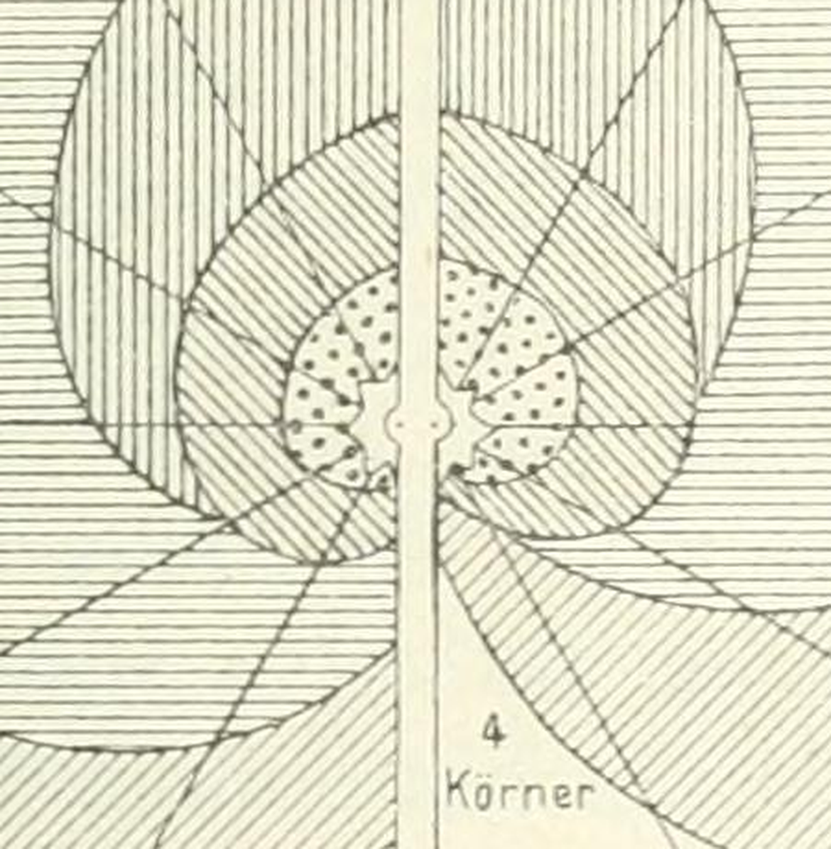
#> input picture noon/agent2-thunen/referee/crop34_centre.png, 831 x 849 px, shrunk from 1170 x 1196 before the run
$ python rays.py crop34_centre.png
#> lines starting #> are read from the running program, lines starting #| are printed output that depends on the picture
# For each fitted circle, find the drawn line along rays, then express as distance from the town centre.
import sys
import numpy as np
from PIL import Image
p = sys.argv[1]
a = np.asarray(Image.open(p).convert('L')).astype(float)
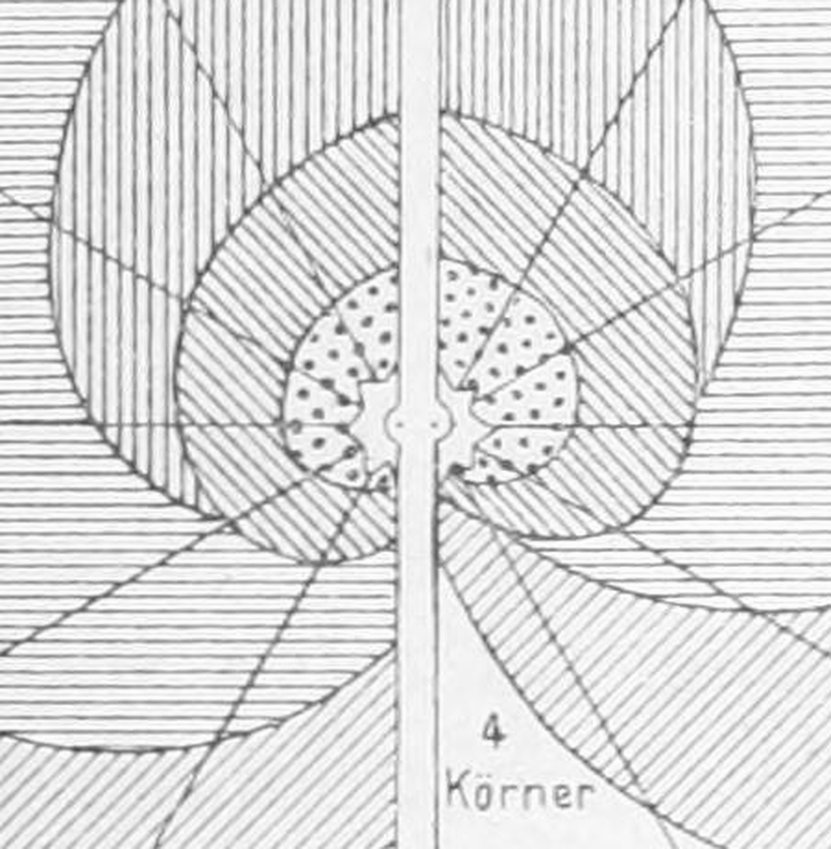
#> a: shape (849, 831) float64; min 68, max 255, mean 220.5
H, W = a.shape
#> H = 849; W = 831
ink = (255 - a) / 255.0
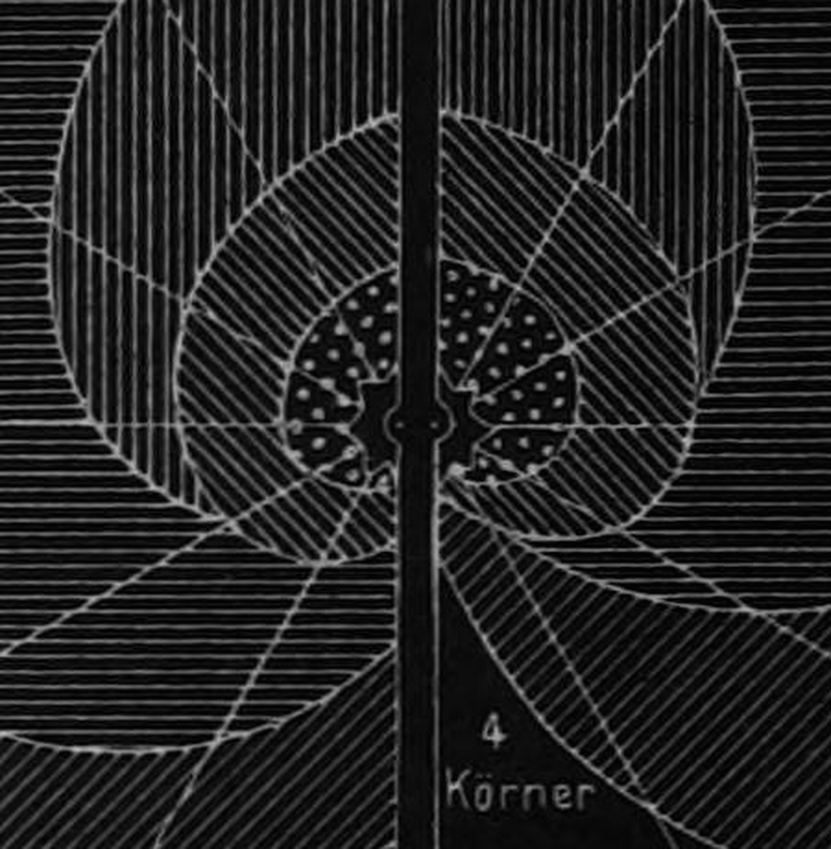
#> ink: shape (849, 831) float64; min 0, max 0.733, mean 0.135

def bil(x, y):
    x0 = np.floor(x).astype(int); y0 = np.floor(y).astype(int)
    fx = x - x0; fy = y - y0
    x0 = np.clip(x0, 0, W - 2); y0 = np.clip(y0, 0, H - 2)
    return (ink[y0, x0] * (1 - fx) * (1 - fy) + ink[y0, x0 + 1] * fx * (1 - fy)
            + ink[y0 + 1, x0] * (1 - fx) * fy + ink[y0 + 1, x0 + 1] * fx * fy)

TOWN = (773.5, 1342.0)          # centre of the star / middle of the dividing band
PXMILE = 20.04                  # from the scale bar, ticks 5..40
fits = {'free': (772., 1342., 83.), 'forest': (774., 1342., 150.), 'FWW': (772., 1341., 208.),
        'KW': (774., 1323., 482.), 'DFW': (774., 1324., 617.), 'Vieh(40)': (775., 1318., 780.)}
angs = [8, 20, 40, 60, 80, 90, 100, 120, 140, 160, 172]
print('distance of the drawn line from the town centre (773.5,1342), in miles at %.2f px/mile' % PXMILE)
print('%-9s' % 'angle' + ''.join('%7d' % t for t in angs))
for name, (cx, cy, R) in fits.items():
    out = []; res = []
    for t in angs:
        vals = []
        # average over a small fan of +-1 degree to beat the hatching
        for dt in np.arange(-1.0, 1.01, 0.25):
            th = np.radians(t + dt)
            rr = np.arange(R - 9, R + 9.01, 0.25)
            x = cx + rr * np.cos(th); y = cy - rr * np.sin(th)
            if x.min() < 1 or x.max() > W - 2:
                vals = None; break
            vals.append(bil(x, y))
        if vals is None:
            out.append(None); res.append(None); continue
        v = np.mean(vals, axis=0)
        k = np.ones(5) / 5
        v = np.convolve(v, k, mode='same')
        i = int(np.argmax(v))
        r = R - 9 + 0.25 * i
        th = np.radians(t)
        px = cx + r * np.cos(th); py = cy - r * np.sin(th)
        out.append(np.hypot(px - TOWN[0], py - TOWN[1]) / PXMILE)
        res.append(r - R)
    print('%-9s' % name + ''.join('   n/a ' if o is None else '%7.2f' % o for o in out))
    print('%-9s' % ' resid px' + ''.join('   n/a ' if o is None else '%7.1f' % o for o in res))
#> this loop made 6 passes
#| forest      n/a    n/a    n/a    n/a    7.91   7.91   7.90   7.90   7.82   7.44   7.06
#| FWW         n/a    n/a    n/a    n/a   10.84  10.85  10.02  10.04  10.17  10.13  10.32
#| KW          n/a    n/a    n/a    n/a    n/a   24.84  25.41  24.44  25.08  24.39  24.18
#| DFW         n/a    n/a    n/a    n/a    n/a   31.36  32.08  31.98  31.50  30.66  31.29
#| Vieh(40)    n/a    n/a    n/a    n/a    n/a   40.44  40.16  39.50  39.97  39.10   n/a

$ run again, on noon/agent2-thunen/referee/crop_p2band.png
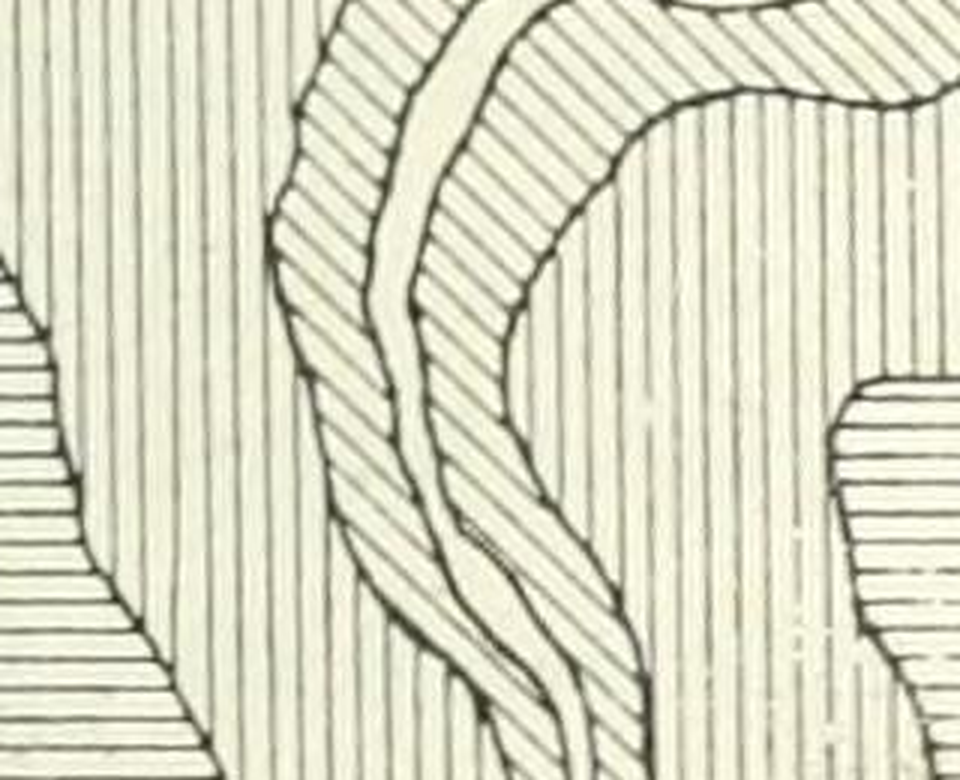
#> input picture noon/agent2-thunen/referee/crop_p2band.png, 960 x 780 px
#> `a = np.asarray(Image.open(p).convert('L')).astype(float)`:
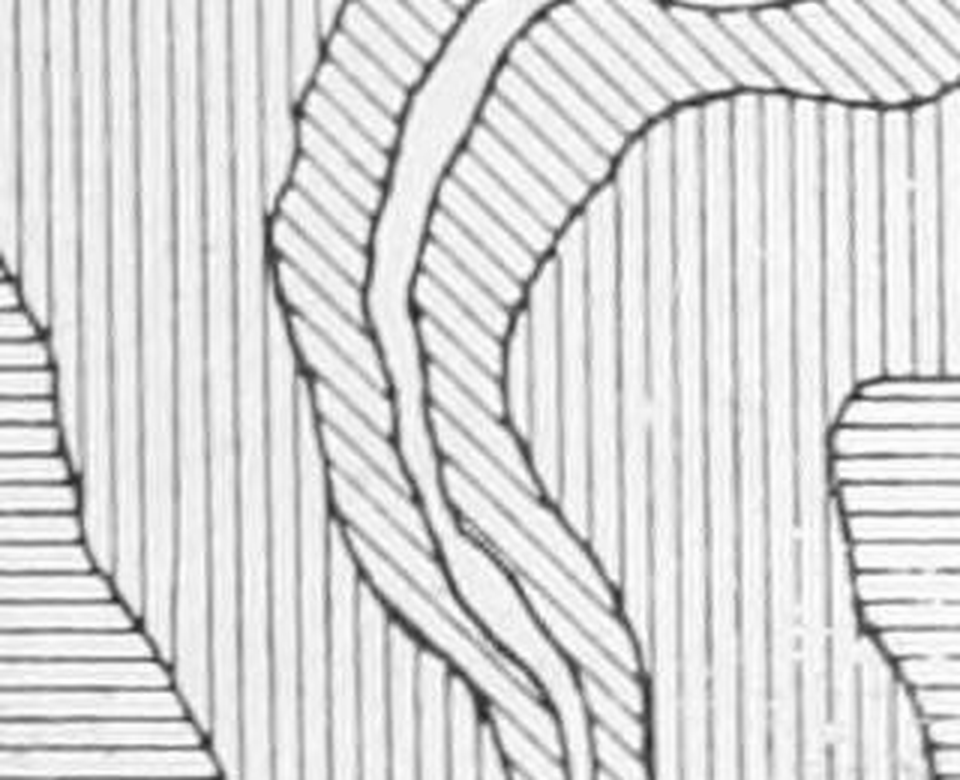
#> a: shape (780, 960) float64; min 35, max 255, mean 216.3
#> `ink = (255 - a) / 255.0`:
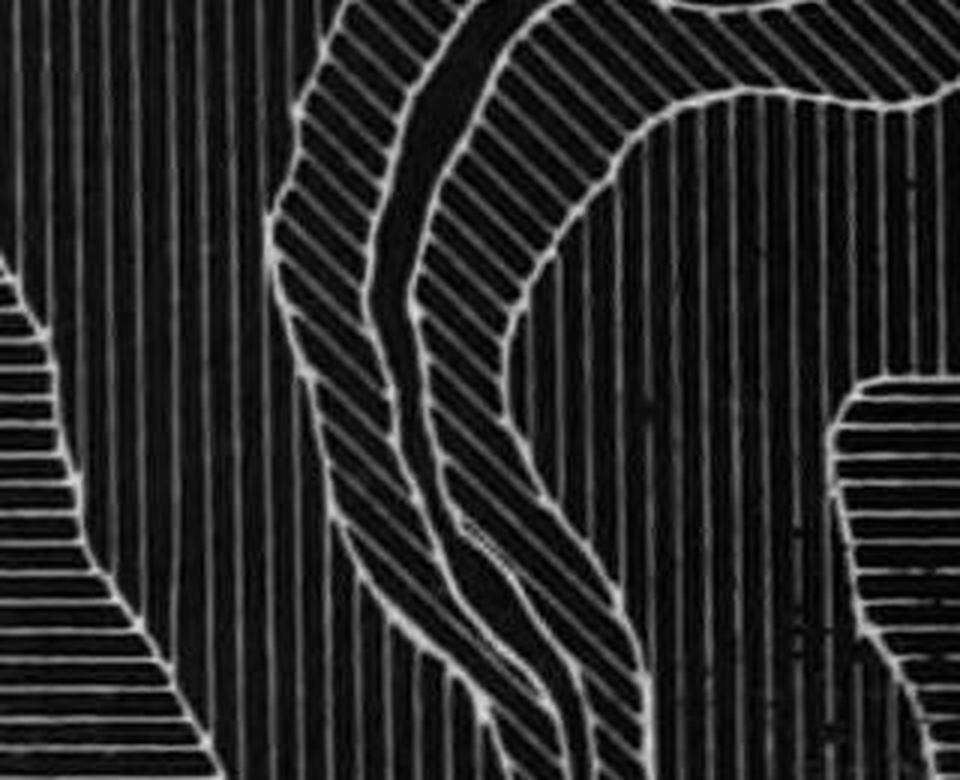
#> ink: shape (780, 960) float64; min 0, max 0.863, mean 0.152
#> the loop `for name, (cx, cy, R) in fits.items():` made 6 passes
#| forest      7.93   7.93   7.85   7.92   7.39   7.91   7.90   7.05   7.89   7.04   7.88
#| FWW         n/a    n/a   10.74  10.45   9.99  10.01  10.02  10.88  10.29  10.89  10.36
#| KW          n/a    n/a    n/a    n/a   24.75  24.58  25.41  25.28  24.23  23.95  23.95
#| DFW         n/a    n/a    n/a    n/a   32.05  32.11  32.09  31.13  31.29  30.67  30.98
#| Vieh(40)    n/a    n/a    n/a    n/a   40.54  39.70  40.51  39.60  39.22  39.70   n/a

$ run again, on noon/agent2-thunen/referee/crop_scale.png
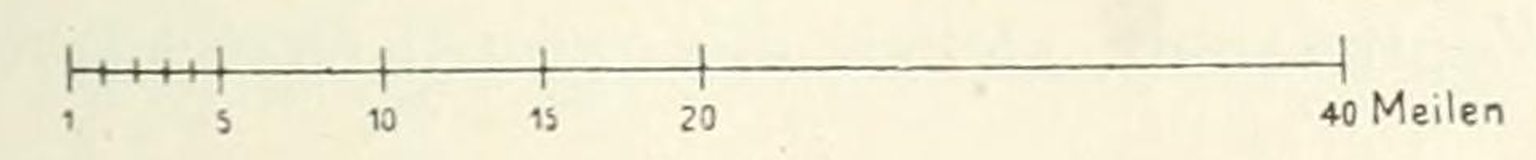
#> input picture noon/agent2-thunen/referee/crop_scale.png, 1536 x 160 px
#> `a = np.asarray(Image.open(p).convert('L')).astype(float)`:
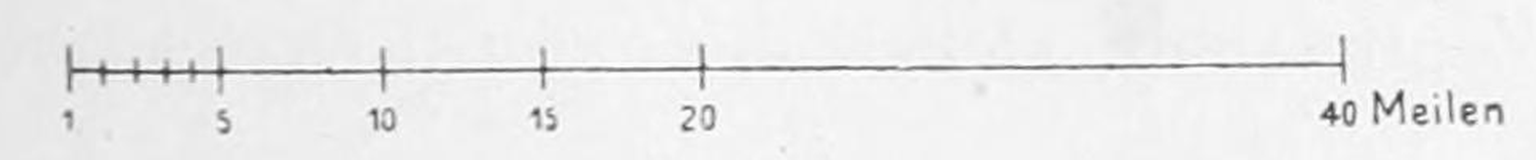
#> a: shape (160, 1536) float64; min 46, max 254, mean 236.4
#> `ink = (255 - a) / 255.0`:
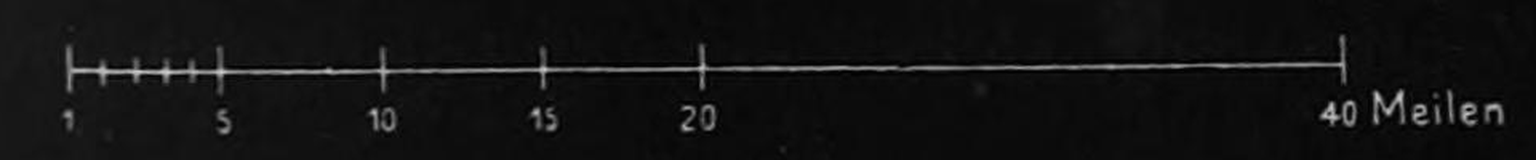
#> ink: shape (160, 1536) float64; min 0.00392, max 0.82, mean 0.073
#> the loop `for name, (cx, cy, R) in fits.items():` made 6 passes
#| forest      7.58   7.93   7.54   7.92   7.07   7.91   7.34   7.90   7.04   7.47   7.09
#| FWW         9.89   9.90   9.94   9.96  10.03  10.01  10.87  10.61  10.04  10.43  10.32
#| KW         24.15  23.99  24.43  24.47  25.41  24.58  25.31  25.26  25.08  23.95  23.75
#| DFW        30.53  31.55  31.82  31.17  31.69  31.26  31.25  31.13  30.93  31.51  31.21
#| Vieh(40)    n/a   39.26  39.33  39.58  40.54  39.70  40.05  40.18  39.22  39.27   n/a
